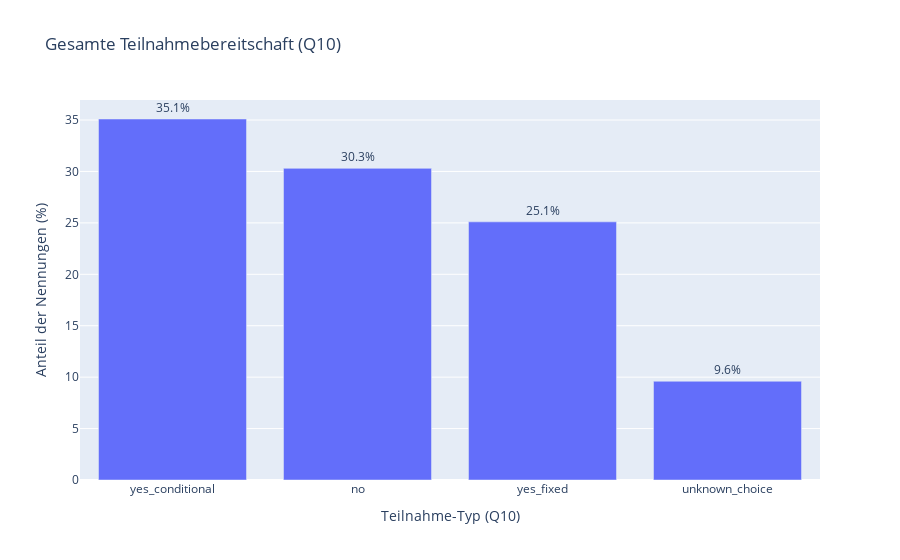
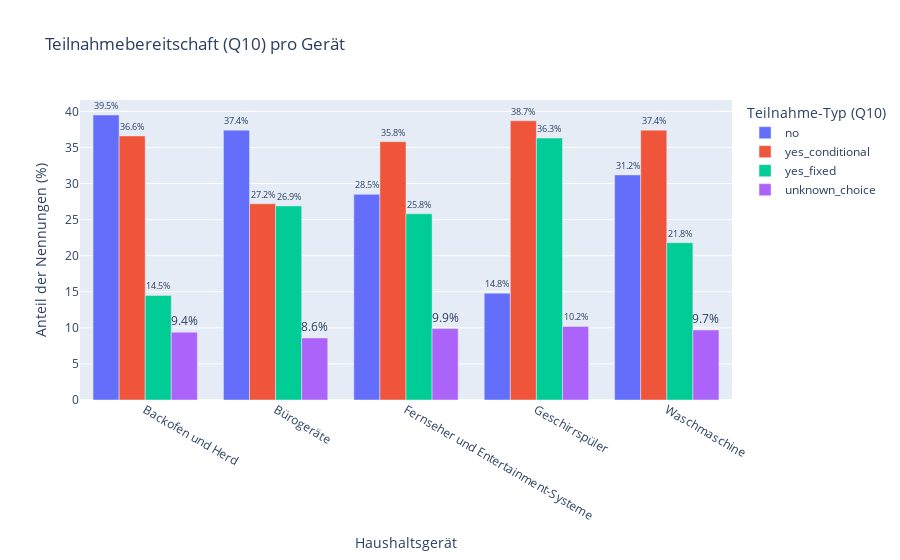
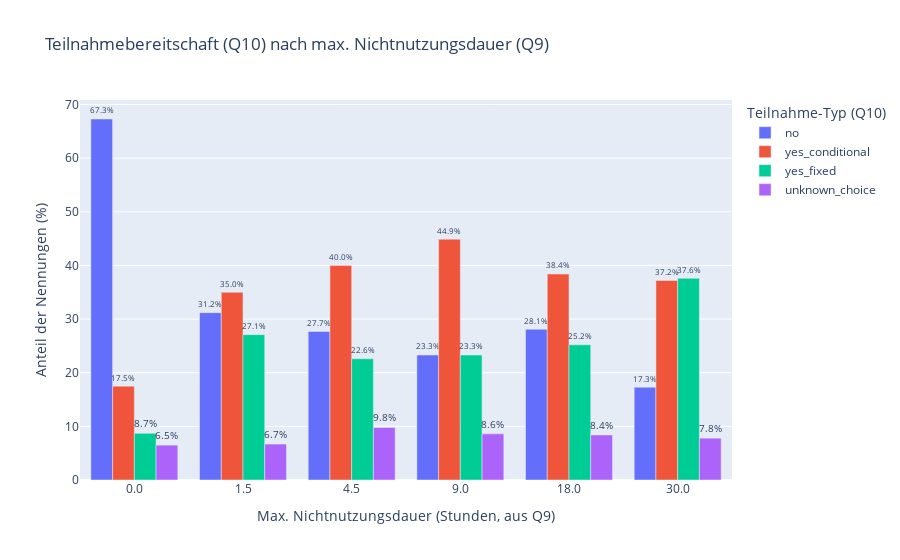

The cell these charts' notebook holds for them, in order:
### Code cell
## 3.3 Bedingungen für die Teilnahme an Lastverschiebung (Q10 `incentive_choice`)
# Stelle sicher, dass master_df_f1 aus Abschnitt 0 existiert und nicht leer ist.
if 'master_df_f1' in locals() and not master_df_f1.empty:
    print(f"Beginne Analyse der Teilnahmebedingungen (Q10 incentive_choice) basierend auf master_df_f1 (Shape: {master_df_f1.shape})")

    # --- 3.3.1 Gesamtverteilung der Teilnahmebereitschaft (Q10) ---
    if 'incentive_choice' in master_df_f1.columns:
        print("\n--- 3.3.1 Gesamtverteilung der Teilnahmebereitschaft (Q10 `incentive_choice`) ---")
        overall_participation_q10 = master_df_f1['incentive_choice'].value_counts(normalize=True, dropna=False).mul(100).round(1)
        
        # Umbenennen von NaN für bessere Darstellung, falls vorhanden
        overall_participation_q10.rename(index={np.nan: 'Keine Angabe Q10'}, inplace=True)
        
        print("Gesamtverteilung der Teilnahmebereitschaft (Q10) in %:")
        # display(overall_participation_q10.to_frame(name='Anteil (%)'))
        print(overall_participation_q10.to_frame(name='Anteil (%)'))
        
        fig_q10_overall = px.bar(overall_participation_q10.reset_index(), 
                                 x='incentive_choice', y='proportion', # 'proportion' ist Standardname von value_counts
                                 title='Gesamte Teilnahmebereitschaft (Q10)', 
                                 labels={'proportion':'Anteil der Nennungen (%)', 'incentive_choice': 'Teilnahme-Typ (Q10)'},
                                 text_auto=True)
        fig_q10_overall.update_traces(texttemplate='%{y:.1f}%', textposition='outside')
        fig_q10_overall.show()
    else:
        print("WARNUNG: Spalte 'incentive_choice' nicht in master_df_f1 gefunden.")

    # --- 3.3.2 Teilnahmebereitschaft (Q10) pro Gerät ---
    if 'device' in master_df_f1.columns and 'incentive_choice' in master_df_f1.columns:
        print("\n--- 3.3.2 Teilnahmebereitschaft (Q10 `incentive_choice`) pro Gerät ---")
        q10_by_device = master_df_f1.groupby('device')['incentive_choice'].value_counts(normalize=True, dropna=False).mul(100).round(1)
        q10_by_device_table = q10_by_device.unstack(level='incentive_choice', fill_value=0)
        
        # Umbenennen von NaN-Spalte für bessere Darstellung, falls vorhanden
        if np.nan in q10_by_device_table.columns:
            q10_by_device_table.rename(columns={np.nan: 'Keine Angabe Q10'}, inplace=True)

        print("Prozentuale Verteilung der Teilnahmebereitschaft (Q10) pro Gerät (%):")
        # display(q10_by_device_table)
        print(q10_by_device_table)

        q10_by_device_long_df = q10_by_device.rename('percentage').reset_index()
        # Umbenennen von NaN für bessere Darstellung im Plot
        q10_by_device_long_df['incentive_choice'] = q10_by_device_long_df['incentive_choice'].fillna('Keine Angabe Q10')
        
        fig_q10_device = px.bar(q10_by_device_long_df, x='device', y='percentage', color='incentive_choice',
                               barmode='group', title='Teilnahmebereitschaft (Q10) pro Gerät',
                               labels={'percentage':'Anteil der Nennungen (%)', 'device':'Haushaltsgerät', 'incentive_choice':'Teilnahme-Typ (Q10)'},
                               text_auto=True)
        fig_q10_device.update_traces(texttemplate='%{y:.1f}%', textposition='outside', cliponaxis=False)
        fig_q10_device.update_xaxes(categoryorder='array', categoryarray=sorted(master_df_f1['device'].dropna().unique()))
        fig_q10_device.show()
    else:
        print("WARNUNG: Spalten 'device' oder 'incentive_choice' nicht in master_df_f1 für Analyse pro Gerät gefunden.")

    # --- 3.3.3 Teilnahmebereitschaft (Q10) in Abhängigkeit der akzeptierten Nichtnutzungsdauer (Q9) ---
    if 'max_duration_hours_num' in master_df_f1.columns and 'incentive_choice' in master_df_f1.columns:
        print("\n--- 3.3.3 Teilnahmebereitschaft (Q10 `incentive_choice`) nach max. Nichtnutzungsdauer (Q9 `max_duration_hours_num`) ---")
        q10_by_duration_q9 = master_df_f1.groupby('max_duration_hours_num')['incentive_choice'].value_counts(normalize=True, dropna=False).mul(100).round(1)
        q10_by_duration_q9_table = q10_by_duration_q9.unstack(level='incentive_choice', fill_value=0)

        # Umbenennen von NaN-Spalte für bessere Darstellung, falls vorhanden
        if np.nan in q10_by_duration_q9_table.columns:
            q10_by_duration_q9_table.rename(columns={np.nan: 'Keine Angabe Q10'}, inplace=True)
        
        # Sicherstellen, dass die Zeilen (Dauer-Kategorien) in gewünschter Reihenfolge sind
        duration_categories_q9_order_rows = [0.0, 1.5, 4.5, 9.0, 18.0, 30.0, np.nan]
        # Filtere Zeilen, die tatsächlich im DataFrame sind, um KeyErrors zu vermeiden
        existing_rows_in_order = [row for row in duration_categories_q9_order_rows if row in q10_by_duration_q9_table.index]
        if np.nan in duration_categories_q9_order_rows and np.nan not in existing_rows_in_order and q10_by_duration_q9_table.index.hasnans: # Falls NaN im Index aber nicht explizit da ist
            existing_rows_in_order.append(np.nan)

        q10_by_duration_q9_table = q10_by_duration_q9_table.reindex(existing_rows_in_order)


        print("Prozentuale Verteilung der Teilnahmebereitschaft (Q10) nach max. Nichtnutzungsdauer (Q9) (%):")
        # display(q10_by_duration_q9_table)
        print(q10_by_duration_q9_table)

        q10_by_duration_q9_long_df = q10_by_duration_q9.rename('percentage').reset_index()
        # Umbenennen von NaN für bessere Darstellung im Plot (sowohl für Dauer als auch für incentive_choice)
        q10_by_duration_q9_long_df['max_duration_hours_cat'] = q10_by_duration_q9_long_df['max_duration_hours_num'].fillna('Keine Angabe Q9')
        q10_by_duration_q9_long_df['incentive_choice'] = q10_by_duration_q9_long_df['incentive_choice'].fillna('Keine Angabe Q10')
        
        # Definiere die Reihenfolge für die x-Achse des Plots (Dauer)
        plot_duration_category_order_q9 = [str(cat) for cat in [0.0, 1.5, 4.5, 9.0, 18.0, 30.0]] + ['Keine Angabe Q9']
        q10_by_duration_q9_long_df['max_duration_hours_cat'] = pd.Categorical(
            q10_by_duration_q9_long_df['max_duration_hours_cat'].astype(str),
            categories=plot_duration_category_order_q9,
            ordered=True
        )
        
        fig_q10_duration_q9 = px.bar(q10_by_duration_q9_long_df.sort_values('max_duration_hours_cat'), # Sortiere nach Dauer für den Plot
                                     x='max_duration_hours_cat', y='percentage', color='incentive_choice',
                                     barmode='group', title='Teilnahmebereitschaft (Q10) nach max. Nichtnutzungsdauer (Q9)',
                                     labels={'percentage':'Anteil der Nennungen (%)', 
                                             'max_duration_hours_cat':'Max. Nichtnutzungsdauer (Stunden, aus Q9)', 
                                             'incentive_choice':'Teilnahme-Typ (Q10)'},
                                     text_auto=True)
        fig_q10_duration_q9.update_traces(texttemplate='%{y:.1f}%', textposition='outside', cliponaxis=False)
        fig_q10_duration_q9.show()
    else:
        print("WARNUNG: Spalten 'max_duration_hours_num' oder 'incentive_choice' nicht in master_df_f1 für Analyse nach Dauer gefunden.")

else:
    print("FEHLER: master_df_f1 ist nicht verfügbar oder leer. Analyse der Teilnahmebedingungen (Q10) kann nicht durchgeführt werden.")

print("\n--- Abschnitt 3.3: Bedingungen für die Teilnahme (Q10 `incentive_choice`) Abgeschlossen ---")

### Figure 1 — Plotly figure (JSON) as saved in the notebook; plotly's stock layout.template omitted (floating-point values rounded to 4 significant figures)
{"data": [{"hovertemplate": "Teilnahme-Typ (Q10)=%{x}<br>Anteil der Nennungen (%)=%{y}<extra></extra>", "legendgroup": "", "marker": {"color": "#636efa", "pattern": {"shape": ""}}, "name": "", "orientation": "v", "showlegend": false, "textposition": "outside", "texttemplate": "%{y:.1f}%", "type": "bar", "x": ["yes_conditional", "no", "yes_fixed", "unknown_choice"], "xaxis": "x", "y": [35.1, 30.3, 25.1, 9.6], "yaxis": "y"}], "layout": {"barmode": "relative", "legend": {"tracegroupgap": 0}, "title": {"text": "Gesamte Teilnahmebereitschaft (Q10)"}, "xaxis": {"anchor": "y", "domain": [0, 1], "title": {"text": "Teilnahme-Typ (Q10)"}}, "yaxis": {"anchor": "x", "domain": [0, 1], "title": {"text": "Anteil der Nennungen (%)"}}}}

### Figure 2 — Plotly figure (JSON) as saved in the notebook; plotly's stock layout.template omitted (floating-point values rounded to 4 significant figures)
{"data": [{"alignmentgroup": "True", "cliponaxis": false, "hovertemplate": "Teilnahme-Typ (Q10)=no<br>Haushaltsgerät=%{x}<br>Anteil der Nennungen (%)=%{y}<extra></extra>", "legendgroup": "no", "marker": {"color": "#636efa", "pattern": {"shape": ""}}, "name": "no", "offsetgroup": "no", "orientation": "v", "showlegend": true, "textposition": "outside", "texttemplate": "%{y:.1f}%", "type": "bar", "x": ["Backofen und Herd", "Bürogeräte", "Fernseher und Entertainment-Systeme", "Geschirrspüler", "Waschmaschine"], "xaxis": "x", "y": [39.5, 37.4, 28.5, 14.8, 31.2], "yaxis": "y"}, {"alignmentgroup": "True", "cliponaxis": false, "hovertemplate": "Teilnahme-Typ (Q10)=yes_conditional<br>Haushaltsgerät=%{x}<br>Anteil der Nennungen (%)=%{y}<extra></extra>", "legendgroup": "yes_conditional", "marker": {"color": "#EF553B", "pattern": {"shape": ""}}, "name": "yes_conditional", "offsetgroup": "yes_conditional", "orientation": "v", "showlegend": true, "textposition": "outside", "texttemplate": "%{y:.1f}%", "type": "bar", "x": ["Backofen und Herd", "Bürogeräte", "Fernseher und Entertainment-Systeme", "Geschirrspüler", "Waschmaschine"], "xaxis": "x", "y": [36.6, 27.2, 35.8, 38.7, 37.4], "yaxis": "y"}, {"alignmentgroup": "True", "cliponaxis": false, "hovertemplate": "Teilnahme-Typ (Q10)=yes_fixed<br>Haushaltsgerät=%{x}<br>Anteil der Nennungen (%)=%{y}<extra></extra>", "legendgroup": "yes_fixed", "marker": {"color": "#00cc96", "pattern": {"shape": ""}}, "name": "yes_fixed", "offsetgroup": "yes_fixed", "orientation": "v", "showlegend": true, "textposition": "outside", "texttemplate": "%{y:.1f}%", "type": "bar", "x": ["Backofen und Herd", "Bürogeräte", "Fernseher und Entertainment-Systeme", "Geschirrspüler", "Waschmaschine"], "xaxis": "x", "y": [14.5, 26.9, 25.8, 36.3, 21.8], "yaxis": "y"}, {"alignmentgroup": "True", "cliponaxis": false, "hovertemplate": "Teilnahme-Typ (Q10)=unknown_choice<br>Haushaltsgerät=%{x}<br>Anteil der Nennungen (%)=%{y}<extra></extra>", "legendgroup": "unknown_choice", "marker": {"color": "#ab63fa", "pattern": {"shape": ""}}, "name": "unknown_choice", "offsetgroup": "unknown_choice", "orientation": "v", "showlegend": true, "textposition": "outside", "texttemplate": "%{y:.1f}%", "type": "bar", "x": ["Backofen und Herd", "Bürogeräte", "Fernseher und Entertainment-Systeme", "Geschirrspüler", "Waschmaschine"], "xaxis": "x", "y": [9.4, 8.6, 9.9, 10.2, 9.7], "yaxis": "y"}], "layout": {"barmode": "group", "legend": {"title": {"text": "Teilnahme-Typ (Q10)"}, "tracegroupgap": 0}, "title": {"text": "Teilnahmebereitschaft (Q10) pro Gerät"}, "xaxis": {"anchor": "y", "categoryarray": ["Backofen und Herd", "Bürogeräte", "Fernseher und Entertainment-Systeme", "Geschirrspüler", "Waschmaschine"], "categoryorder": "array", "domain": [0, 1], "title": {"text": "Haushaltsgerät"}}, "yaxis": {"anchor": "x", "domain": [0, 1], "title": {"text": "Anteil der Nennungen (%)"}}}}

### Figure 3 — Plotly figure (JSON) as saved in the notebook; plotly's stock layout.template omitted (floating-point values rounded to 4 significant figures)
{"data": [{"alignmentgroup": "True", "cliponaxis": false, "hovertemplate": "Teilnahme-Typ (Q10)=no<br>Max. Nichtnutzungsdauer (Stunden, aus Q9)=%{x}<br>Anteil der Nennungen (%)=%{y}<extra></extra>", "legendgroup": "no", "marker": {"color": "#636efa", "pattern": {"shape": ""}}, "name": "no", "offsetgroup": "no", "orientation": "v", "showlegend": true, "textposition": "outside", "texttemplate": "%{y:.1f}%", "type": "bar", "x": ["0.0", "1.5", "4.5", "9.0", "18.0", "30.0"], "xaxis": "x", "y": [67.3, 31.2, 27.7, 23.3, 28.1, 17.3], "yaxis": "y"}, {"alignmentgroup": "True", "cliponaxis": false, "hovertemplate": "Teilnahme-Typ (Q10)=yes_conditional<br>Max. Nichtnutzungsdauer (Stunden, aus Q9)=%{x}<br>Anteil der Nennungen (%)=%{y}<extra></extra>", "legendgroup": "yes_conditional", "marker": {"color": "#EF553B", "pattern": {"shape": ""}}, "name": "yes_conditional", "offsetgroup": "yes_conditional", "orientation": "v", "showlegend": true, "textposition": "outside", "texttemplate": "%{y:.1f}%", "type": "bar", "x": ["0.0", "1.5", "4.5", "9.0", "18.0", "30.0"], "xaxis": "x", "y": [17.5, 35.0, 40.0, 44.9, 38.4, 37.2], "yaxis": "y"}, {"alignmentgroup": "True", "cliponaxis": false, "hovertemplate": "Teilnahme-Typ (Q10)=yes_fixed<br>Max. Nichtnutzungsdauer (Stunden, aus Q9)=%{x}<br>Anteil der Nennungen (%)=%{y}<extra></extra>", "legendgroup": "yes_fixed", "marker": {"color": "#00cc96", "pattern": {"shape": ""}}, "name": "yes_fixed", "offsetgroup": "yes_fixed", "orientation": "v", "showlegend": true, "textposition": "outside", "texttemplate": "%{y:.1f}%", "type": "bar", "x": ["0.0", "1.5", "4.5", "9.0", "18.0", "30.0"], "xaxis": "x", "y": [8.7, 27.1, 22.6, 23.3, 25.2, 37.6], "yaxis": "y"}, {"alignmentgroup": "True", "cliponaxis": false, "hovertemplate": "Teilnahme-Typ (Q10)=unknown_choice<br>Max. Nichtnutzungsdauer (Stunden, aus Q9)=%{x}<br>Anteil der Nennungen (%)=%{y}<extra></extra>", "legendgroup": "unknown_choice", "marker": {"color": "#ab63fa", "pattern": {"shape": ""}}, "name": "unknown_choice", "offsetgroup": "unknown_choice", "orientation": "v", "showlegend": true, "textposition": "outside", "texttemplate": "%{y:.1f}%", "type": "bar", "x": ["0.0", "1.5", "4.5", "9.0", "18.0", "30.0"], "xaxis": "x", "y": [6.5, 6.7, 9.8, 8.6, 8.4, 7.8], "yaxis": "y"}], "layout": {"barmode": "group", "legend": {"title": {"text": "Teilnahme-Typ (Q10)"}, "tracegroupgap": 0}, "title": {"text": "Teilnahmebereitschaft (Q10) nach max. Nichtnutzungsdauer (Q9)"}, "xaxis": {"anchor": "y", "domain": [0, 1], "title": {"text": "Max. Nichtnutzungsdauer (Stunden, aus Q9)"}}, "yaxis": {"anchor": "x", "domain": [0, 1], "title": {"text": "Anteil der Nennungen (%)"}}}}
